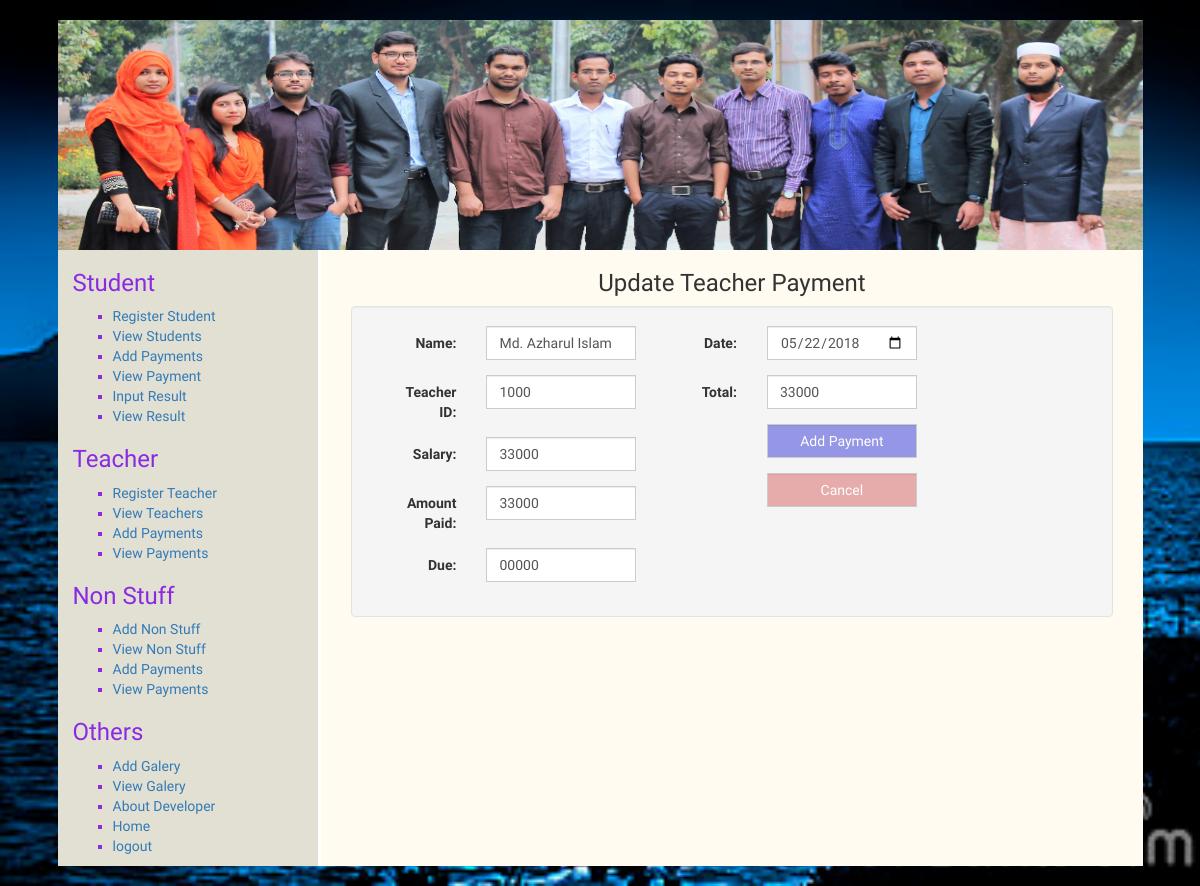
Screenshot of /updtechPayment.php?id=1 (signed in) with the database file from the repository.
### tables this page shows
CREATE TABLE IF NOT EXISTS `techpayment` (
  `id` int(11) NOT NULL AUTO_INCREMENT,
  `name` varchar(111) NOT NULL,
  `tid` varchar(111) NOT NULL,
  `salary` varchar(111) NOT NULL,
  `paid` varchar(111) NOT NULL,
  `due` varchar(111) NOT NULL,
  `dates` varchar(111) NOT NULL,
  `total` varchar(111) NOT NULL,
  PRIMARY KEY (`id`)
);

### updtechPayment.php (the view, shortened to what this page needs)
<?php include("header.php"); ?>
<?php
	$id = isset($_GET['id'])?$_GET['id']:"";
 ?>
					<?php include("config.php"); ?>
					<?php
							$sql="SELECT * FROM techpayment WHERE id = $id ";
							$result = $conn->query($sql);
							if ($result->num_rows > 0) {
							    while($row  = $result->fetch_assoc()) {
							        $name 	= $row["name"];
							        $tid 	= $row["tid"];
							        $salary    = $row["salary"];
							        $paid    = $row["paid"];
							        $due    = $row["due"];
							        $dates    = $row["dates"];
							        $total    = $row["total"];
							    }
							}
					?>
		<div class="col-md-12">
			<?php include("leftMenu.php"); ?>
			<div class="col-md-9 hstu">
					<h3 class="text-center">Update Teacher Payment</h3>
					<form class="well form-horizontal" action="" method="post" id="contact_form">
						<fieldset>
						<div class="col-md-5">
							<div class="form-group">
						        <label class="col-md-4 control-label">Name:</label>
						        <div class="col-md-4 inputGroupContainer">
						          <div class="input-group">
						           	<input name="name" placeholder="Full Name" class="form-control" type="text" required="required" value="<?php echo $name; ?>">
						           </div>
						        </div>
     						 </div>
     						 <div class="form-group">
						        <label class="col-md-4 control-label">Teacher ID:</label>
						        <div class="col-md-4 inputGroupContainer">
						          <div class="input-group">
						           <input name="tid" placeholder="Teacher ID" class="form-control" type="text" required="required" value="<?php echo $tid; ?>">
						           </div>
						        </div>
     						 </div>
     						 <div class="form-group">
						        <label class="col-md-4 control-label">Salary:</label>
						        <div class="col-md-4 inputGroupContainer">
						          <div class="input-group">
						           	<input name="salary" placeholder="Salary" class="form-control" type="text" required="required" value="<?php echo $salary; ?>">
						           </div>
						        </div>
     						 </div>
     						 <div class="form-group">
						        <label class="col-md-4 control-label">Amount Paid:</label>
						        <div class="col-md-4 inputGroupContainer">
						          <div class="input-group">
						           <input name="paid" placeholder="Amount Paid" class="form-control" type="text" required="required" value="<?php echo $paid; ?>">
						           </div>
						        </div>
     						 </div>
     						 <div class="form-group">
						        <label class="col-md-4 control-label">Due:</label>
						        <div class="col-md-4 inputGroupContainer">
						          <div class="input-group">
						           	<input name="due" placeholder="Due" class="form-control" type="text" value="<?php echo $due; ?>">
						           </div>
						        </div>
     						 </div>
     					</div>
						<div class="col-md-4">
     						 <div class="form-group">
						        <label class="col-md-4 control-label">Date:</label>
						        <div class="col-md-4 inputGroupContainer">
						          <div class="input-group">
						           	<input name="dates" placeholder="Amount Paid" class="form-control" type="date" required="required" value="<?php echo $dates; ?>">
						           </div>
						        </div>
     						 </div>
     						 <div class="form-group">
						        <label class="col-md-4 control-label">Total:</label>
						        <div class="col-md-4 inputGroupContainer">
						          <div class="input-group">
						           	<input name="total" placeholder="Total" class="form-control" type="text" value="<?php echo $total; ?>">
						           </div>
						        </div>
     						 </div>
     						 <div class="form-group">
						        <label class="col-md-4 control-label"></label>
						        <div class="col-md-4 inputGroupContainer">
						          <div class="input-group">
						           	<input name="submit" placeholder="" class="form-control" type="submit" value="Add Payment" style="background-color:#3739d580;;color:#fff;">
						           </div>
						        </div>
     						 </div>
     						 <div class="form-group">
						        <label class="col-md-4 control-label"></label>
						        <div class="col-md-4 inputGroupContainer">
						          <div class="input-group">
						           	<a href="techPayment.php"><input name="cancel" placeholder="Address" class="form-control" type="button" value="Cancel" style="background-color:#cf3f3f66;;color:#fff;"></a>
						           </div>
						        </div>
     						 </div>
     					</div>
						</fieldset>
					</form>
			</div>
		</div>
		<?php include("footer.php"); ?>

### style.css (style rules this page uses)
body { padding: 5px auto; font-family: 'El Messiri', sans-serif; background:url(img/backimg2.jpg) fixed no-repeat; background-size:cover; }
a,a:hover { text-decoration:none; }
.input-group input[type="text"],.input-group input[type="email"],.input-group input[type="date"],.input-group input[type="password"] { width: 150px; }
.input-group input[type="submit"],.input-group input[type="button"],.input-group input[type="password"],.input-group input[type="file"] { width: 150px; }

### rows the page displays
techpayment: name "Md. Azharul Islam", tid "1000", salary "33000", paid "33000", due "00000", dates "05/22/2018", total "33000"
